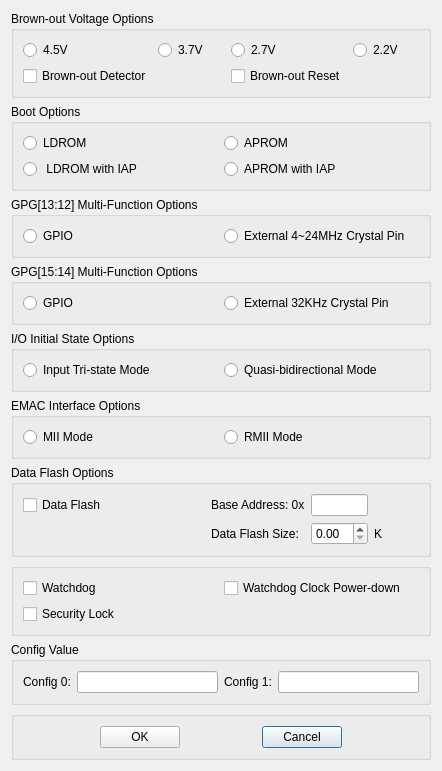
<?xml version="1.0" encoding="UTF-8"?>
<ui version="4.0">
 <class>Dialog</class>
 <widget class="QDialog" name="Dialog">
  <property name="geometry">
   <rect>
    <x>0</x>
    <y>0</y>
    <width>442</width>
    <height>503</height>
   </rect>
  </property>
  <property name="windowTitle">
   <string>Dialog</string>
  </property>
  <layout class="QGridLayout" name="gridLayout_8">
   <item row="0" column="0">
    <layout class="QVBoxLayout" name="verticalLayout" stretch="1,1,1,1,1,1,1,1,1,1">
     <item>
      <widget class="QGroupBox" name="gridGroupBox_brownout">
       <property name="title">
        <string>Brown-out Voltage Options</string>
       </property>
       <layout class="QGridLayout" name="gridLayout_7">
        <item row="0" column="1">
         <widget class="QRadioButton" name="radioButton_bw_v_1">
          <property name="text">
           <string>3.7V</string>
          </property>
         </widget>
        </item>
        <item row="0" column="2">
         <widget class="QRadioButton" name="radioButton_bw_v_2">
          <property name="text">
           <string>2.7V</string>
          </property>
         </widget>
        </item>
        <item row="0" column="0">
         <widget class="QRadioButton" name="radioButton_bw_v_0">
          <property name="text">
           <string>4.5V</string>
          </property>
         </widget>
        </item>
        <item row="0" column="3">
         <widget class="QRadioButton" name="radioButton_bw_v_3">
          <property name="text">
           <string>2.2V</string>
          </property>
         </widget>
        </item>
        <item row="1" column="0">
         <widget class="QCheckBox" name="checkBox_bw_0">
          <property name="text">
           <string>Brown-out Detector</string>
          </property>
         </widget>
        </item>
        <item row="1" column="2">
         <widget class="QCheckBox" name="checkBox_bw_1">
          <property name="text">
           <string>Brown-out Reset</string>
          </property>
         </widget>
        </item>
       </layout>
      </widget>
     </item>
     <item>
      <widget class="QGroupBox" name="gridGroupBox_boot">
       <property name="title">
        <string>Boot Options</string>
       </property>
       <layout class="QGridLayout" name="gridLayout_6">
        <item row="0" column="0">
         <widget class="QRadioButton" name="radioButton_bt_0_0">
          <property name="text">
           <string>LDROM</string>
          </property>
         </widget>
        </item>
        <item row="1" column="0">
         <widget class="QRadioButton" name="radioButton_bt_1_0">
          <property name="text">
           <string> LDROM with IAP</string>
          </property>
         </widget>
        </item>
        <item row="0" column="1">
         <widget class="QRadioButton" name="radioButton_bt_0_1">
          <property name="text">
           <string>APROM</string>
          </property>
         </widget>
        </item>
        <item row="1" column="1">
         <widget class="QRadioButton" name="radioButton_bt_1_1">
          <property name="text">
           <string>APROM with IAP</string>
          </property>
         </widget>
        </item>
       </layout>
      </widget>
     </item>
     <item>
      <widget class="QGroupBox" name="gridGroupBox_multi_function">
       <property name="title">
        <string>GPG[13:12] Multi-Function Options</string>
       </property>
       <layout class="QGridLayout" name="gridLayout_5">
        <item row="0" column="1">
         <widget class="QRadioButton" name="radioButton_mf_1">
          <property name="text">
           <string>External 4~24MHz Crystal Pin</string>
          </property>
         </widget>
        </item>
        <item row="0" column="0">
         <widget class="QRadioButton" name="radioButton_mf_0">
          <property name="text">
           <string>GPIO</string>
          </property>
         </widget>
        </item>
       </layout>
      </widget>
     </item>
     <item>
      <widget class="QGroupBox" name="gridGroupBox_multi_function_2">
       <property name="title">
        <string>GPG[15:14] Multi-Function Options</string>
       </property>
       <layout class="QGridLayout" name="gridLayout_10" columnstretch="1,1">
        <item row="0" column="0">
         <widget class="QRadioButton" name="radioButton_mf2_0">
          <property name="text">
           <string>GPIO</string>
          </property>
         </widget>
        </item>
        <item row="0" column="1">
         <widget class="QRadioButton" name="radioButton_mf2_1">
          <property name="text">
           <string>External 32KHz Crystal Pin</string>
          </property>
         </widget>
        </item>
       </layout>
      </widget>
     </item>
     <item>
      <widget class="QGroupBox" name="gridGroupBox_io_state">
       <property name="title">
        <string>I/O Initial State Options</string>
       </property>
       <layout class="QGridLayout" name="gridLayout_4">
        <item row="0" column="0">
         <widget class="QRadioButton" name="radioButton_io_0">
          <property name="text">
           <string>Input Tri-state Mode</string>
          </property>
         </widget>
        </item>
        <item row="0" column="1">
         <widget class="QRadioButton" name="radioButton_io_1">
          <property name="text">
           <string>Quasi-bidirectional Mode</string>
          </property>
         </widget>
        </item>
       </layout>
      </widget>
     </item>
     <item>
      <widget class="QGroupBox" name="gridGroupBox">
       <property name="title">
        <string>EMAC Interface Options</string>
       </property>
       <layout class="QGridLayout" name="gridLayout_11">
        <item row="0" column="0">
         <widget class="QRadioButton" name="radioButton">
          <property name="text">
           <string>MII Mode</string>
          </property>
         </widget>
        </item>
        <item row="0" column="1">
         <widget class="QRadioButton" name="radioButton_2">
          <property name="text">
           <string>RMII Mode</string>
          </property>
         </widget>
        </item>
       </layout>
      </widget>
     </item>
     <item>
      <widget class="QGroupBox" name="gridGroupBox_data_flash">
       <property name="title">
        <string>Data Flash Options</string>
       </property>
       <layout class="QGridLayout" name="gridLayout_9" rowstretch="1,1" columnstretch="4,2,1,1" rowminimumheight="0,0">
        <item row="1" column="2">
         <widget class="QDoubleSpinBox" name="doubleSpinBox_pagesize"/>
        </item>
        <item row="0" column="1">
         <widget class="QLabel" name="label">
          <property name="text">
           <string>Base Address: 0x</string>
          </property>
         </widget>
        </item>
        <item row="0" column="2">
         <widget class="QLineEdit" name="lineEdit_data_address"/>
        </item>
        <item row="1" column="1">
         <widget class="QLabel" name="label_2">
          <property name="text">
           <string>Data Flash Size:</string>
          </property>
         </widget>
        </item>
        <item row="1" column="3">
         <widget class="QLabel" name="label_3">
          <property name="text">
           <string>K</string>
          </property>
         </widget>
        </item>
        <item row="0" column="0">
         <widget class="QCheckBox" name="checkBox_dataflash">
          <property name="text">
           <string>Data Flash</string>
          </property>
         </widget>
        </item>
       </layout>
      </widget>
     </item>
     <item>
      <widget class="QGroupBox" name="gridGroupBox_misc">
       <layout class="QGridLayout" name="gridLayout_3">
        <item row="0" column="1">
         <widget class="QCheckBox" name="checkBox_watchdog_pwdwn">
          <property name="text">
           <string>Watchdog Clock Power-down</string>
          </property>
         </widget>
        </item>
        <item row="1" column="0">
         <widget class="QCheckBox" name="checkBox_security_lock">
          <property name="text">
           <string>Security Lock</string>
          </property>
         </widget>
        </item>
        <item row="0" column="0">
         <widget class="QCheckBox" name="checkBox_watchdog">
          <property name="text">
           <string>Watchdog</string>
          </property>
         </widget>
        </item>
       </layout>
      </widget>
     </item>
     <item>
      <widget class="QGroupBox" name="gridGroupBox_config">
       <property name="title">
        <string>Config Value</string>
       </property>
       <layout class="QGridLayout" name="gridLayout">
        <item row="0" column="0">
         <widget class="QLabel" name="label_config0">
          <property name="text">
           <string>Config 0:</string>
          </property>
         </widget>
        </item>
        <item row="0" column="1">
         <widget class="QLineEdit" name="lineEdit_config0"/>
        </item>
        <item row="0" column="2">
         <widget class="QLabel" name="label_config1">
          <property name="text">
           <string>Config 1:</string>
          </property>
         </widget>
        </item>
        <item row="0" column="3">
         <widget class="QLineEdit" name="lineEdit_config1"/>
        </item>
       </layout>
      </widget>
     </item>
     <item>
      <widget class="QGroupBox" name="gridGroupBox_OK">
       <layout class="QGridLayout" name="gridLayout_2">
        <item row="0" column="2">
         <spacer name="horizontalSpacer">
          <property name="orientation">
           <enum>Qt::Horizontal</enum>
          </property>
          <property name="sizeHint" stdset="0">
           <size>
            <width>40</width>
            <height>20</height>
           </size>
          </property>
         </spacer>
        </item>
        <item row="0" column="3">
         <widget class="QPushButton" name="pushButton_Cancel">
          <property name="text">
           <string>Cancel</string>
          </property>
         </widget>
        </item>
        <item row="0" column="1">
         <widget class="QPushButton" name="pushButton_OK">
          <property name="text">
           <string>OK</string>
          </property>
         </widget>
        </item>
        <item row="0" column="0">
         <spacer name="horizontalSpacer_2">
          <property name="orientation">
           <enum>Qt::Horizontal</enum>
          </property>
          <property name="sizeHint" stdset="0">
           <size>
            <width>40</width>
            <height>20</height>
           </size>
          </property>
         </spacer>
        </item>
        <item row="0" column="4">
         <spacer name="horizontalSpacer_3">
          <property name="orientation">
           <enum>Qt::Horizontal</enum>
          </property>
          <property name="sizeHint" stdset="0">
           <size>
            <width>40</width>
            <height>20</height>
           </size>
          </property>
         </spacer>
        </item>
       </layout>
      </widget>
     </item>
    </layout>
   </item>
  </layout>
 </widget>
 <resources/>
 <connections/>
</ui>
